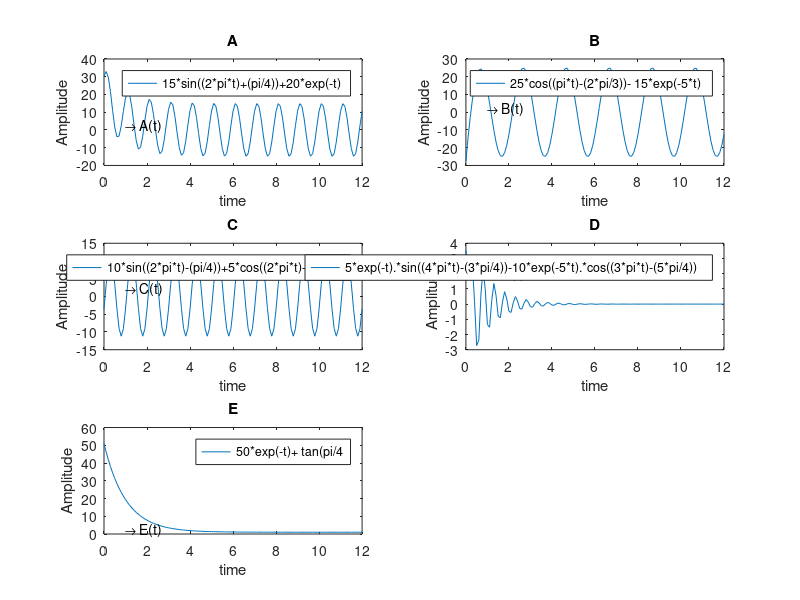

Write the MATLAB code that produced this figure.
t=0:0.1:12;
A= 15*sin((2*pi*t)+(pi/4))+20*exp(-t);
B= 25*cos((pi*t)-(2*pi/3))- 15*exp(-5*t);
C= 10*sin((2*pi*t)-(pi/4))+5*cos((2*pi*t)-(pi/4));
D= 5*exp(-t).*sin((4*pi*t)-(3*pi/4))-10*exp(-5*t).*cos((3*pi*t)-(5*pi/4));
E= 50*exp(-t)+ tan(pi/4);

subplot(3,2,1);
plot(t,A);
title('A');
xlabel('time');
ylabel('Amplitude');
legend('15*sin((2*pi*t)+(pi/4))+20*exp(-t)');
text(1,2,'\rightarrow A(t)'); 
 
subplot(3,2,2);
plot(t,B);
title('B');
xlabel('time');
ylabel('Amplitude');
legend('25*cos((pi*t)-(2*pi/3))- 15*exp(-5*t)');
text(1,2,'\rightarrow B(t)'); 
 
subplot(3,2,3);
plot(t,C);
title('C');
xlabel('time');
ylabel('Amplitude');
legend('10*sin((2*pi*t)-(pi/4))+5*cos((2*pi*t)-(pi/4))');
text(1,2,'\rightarrow C(t)'); 
 
subplot(3,2,3);
plot(t,C);
title('C');
xlabel('time');
ylabel('Amplitude');
legend('10*sin((2*pi*t)-(pi/4))+5*cos((2*pi*t)-(pi/4))');
text(1,2,'\rightarrow C(t)'); 
 
subplot(3,2,4);
plot(t,D);
title('D');
xlabel('time');
ylabel('Amplitude');
legend('5*exp(-t).*sin((4*pi*t)-(3*pi/4))-10*exp(-5*t).*cos((3*pi*t)-(5*pi/4))');
text(1,2,'\rightarrow D(t)');

subplot(3,2,5);
plot(t,E);
title('E');
xlabel('time');
ylabel('Amplitude');
legend('50*exp(-t)+ tan(pi/4');
text(1,2,'\rightarrow E(t)');